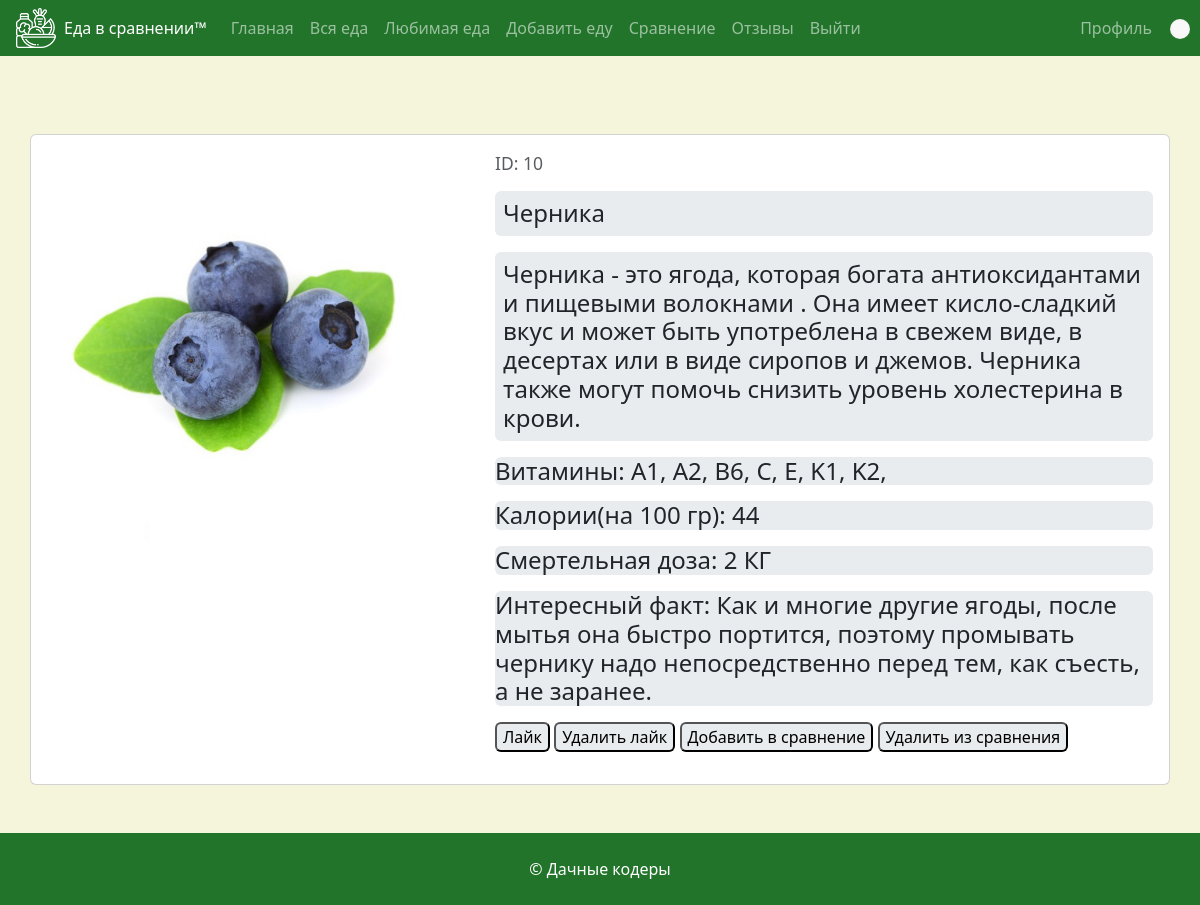
The app's page /food/item/?id=10 (signed in) with its own data.
### App/models.py (models this page shows, shortened)
class Food(models.Model):
    name = models.CharField(max_length=100)
    author = models.ForeignKey(to=User, default=1, on_delete=models.CASCADE)
    calories = models.IntegerField(default=0)
    searched = models.IntegerField(default=0)
    description = models.CharField(max_length=1000)
    interesting_fact = models.CharField(max_length=1000, default="ЕСЛИ ВИДИШЬ ЭТУ НАДПИСЬ, ТО ДОБАВЬ ИНТЕРЕСНЫЙ ФАКТ")
    deathdoze = models.IntegerField(default=1)
    vitamins = models.ManyToManyField(to=Vitamin)
    image = models.ImageField(upload_to='media/', default="https://goo.su/swyUm5")
    @staticmethod
    def get_vitamins_by_food(food):
        vitaminfood = food.vitamins.all()
        return vitaminfood

class Vitamin(models.Model):
    name = models.CharField(max_length=100)

### App/views.py (the view, shortened to what this page needs)
# urls.py: path('food/item/', views.food_item_page, name='food_item'),
def food_item_page(request):
    food_id = request.GET['id']
    food = models.Food.objects.get(id=food_id)
    vitamins = models.Food.get_vitamins_by_food(food)
    if 'id' in request.GET:
        context = {
            'food': food,
            'vitamins': vitamins,
            'video_links': get_youtube_links(food_name=food.name)
        }
    else:
        context = {
            'food': 'Ошибка',
        }
    if request.POST.get('like'):
        models.Like.objects.update_or_create(
            fruit=food,
            author=request.user
        )
        messages.success(request, "Вы лайкнули фрукт")
    if request.POST.get('add_to_comprasion'):
        models.Comprasion.objects.update_or_create(
            fruit=food,
            author=request.user
        )
        messages.success(request, "Добавлено к сравнению")
    return render(request, "food_item.html", context)

### App/templates/food_item.html (shortened to what this page needs)
{% extends 'base.html' %}
{% block content %}
{% if food != 'Ошибка' %}
<div class="card mt-5">
    <div class="d-flex flex-row mb-3">
        <div class="p-4 r-2"><img
                src="{{ food.image.url }}"
                class="rounded float-start" alt="..." width="400px" height="400px">
        </div>
        <div class="card-body">
            <h5>
                <small class="text-body-secondary">ID: {{food.id}}</small>
            </h5>
            <div class="mt-3 bg-body-secondary text-emphasis-secondary rounded">
                <h4 class="p-2">
                    {{food.name}}
                </h4>
            </div>
            <div class="mt-3 bg-body-secondary text-emphasis-secondary rounded">
                <h4 class="p-2">
                    {{ food.description }}
                </h4>
            </div>
            <div class="mt-3 bg-body-secondary text-emphasis-secondary rounded" >
                <h4>
                    Витамины:
                    {% for vitamin in vitamins %}
                    {{vitamin.name}},
                    {% endfor %}
                </h4>
            </div>
            <div class="mt-3 bg-body-secondary text-emphasis-secondary rounded">
                <h4>
                    Калории(на 100 гр): {{ food.calories }}
                </h4>
            </div>
            <div class="mt-3 bg-body-secondary text-emphasis-secondary rounded">
                 <h4>
                    Смертельная доза: {{food.deathdoze}} КГ
                </h4>
            </div>
            <div class="mt-3 bg-body-secondary text-emphasis-secondary rounded">
                <h4>
                    Интересный факт: {{food.interesting_fact}}
                </h4>
            </div>
            {% if user.is_authenticated %}
            <form method="POST">
                <input class="mt-2 bg-body-secondary text-emphasis-secondary rounded" type="submit" name="like" value="Лайк"/>
                <input class="mt-2 bg-body-secondary text-emphasis-secondary rounded" type="submit" name="delete_like" value="Удалить лайк"/>
                <input class="mt-2 bg-body-secondary text-emphasis-secondary rounded" type="submit" name="add_to_comprasion" value="Добавить в сравнение"/>
                <input class="mt-2 bg-body-secondary text-emphasis-secondary rounded" type="submit" name="delete_from_comprasion" value="Удалить из сравнения"/>
            </form>
            {% endif %}
        </div>
    </div>
</div>
{% else %}
<div class="header">
    <b>{{food}}</b>
</div>
{% endif %}
<div style="height: 18px;"></div>
{% endblock %}

### App/templates/base.html (style rules this page uses)
html, body { height: 100%; }
.bg { background-color: #E2DEDE; }

### records on screen
Food: image (picture), id "10", name "Черника", description "Черника - это ягода, которая богата антиоксидантами и пищевыми волокнами . Она имеет кисло-сладкий вкус и может быть употреблена в свежем виде, в десертах или в виде сиропов и джемов. Черника также могут помочь снизить уровень холестерина в крови.", calories "44", deathdoze "2", interesting_fact "Как и многие другие ягоды, после мытья она быстро портится, поэтому промывать чернику надо непосредственно перед тем, как съесть, а не заранее."
Vitamin: name "A1"
Vitamin: name "A2"
Vitamin: name "B6"
Vitamin: name "C"
Vitamin: name "Е"
Vitamin: name "K1"
Vitamin: name "K2"
